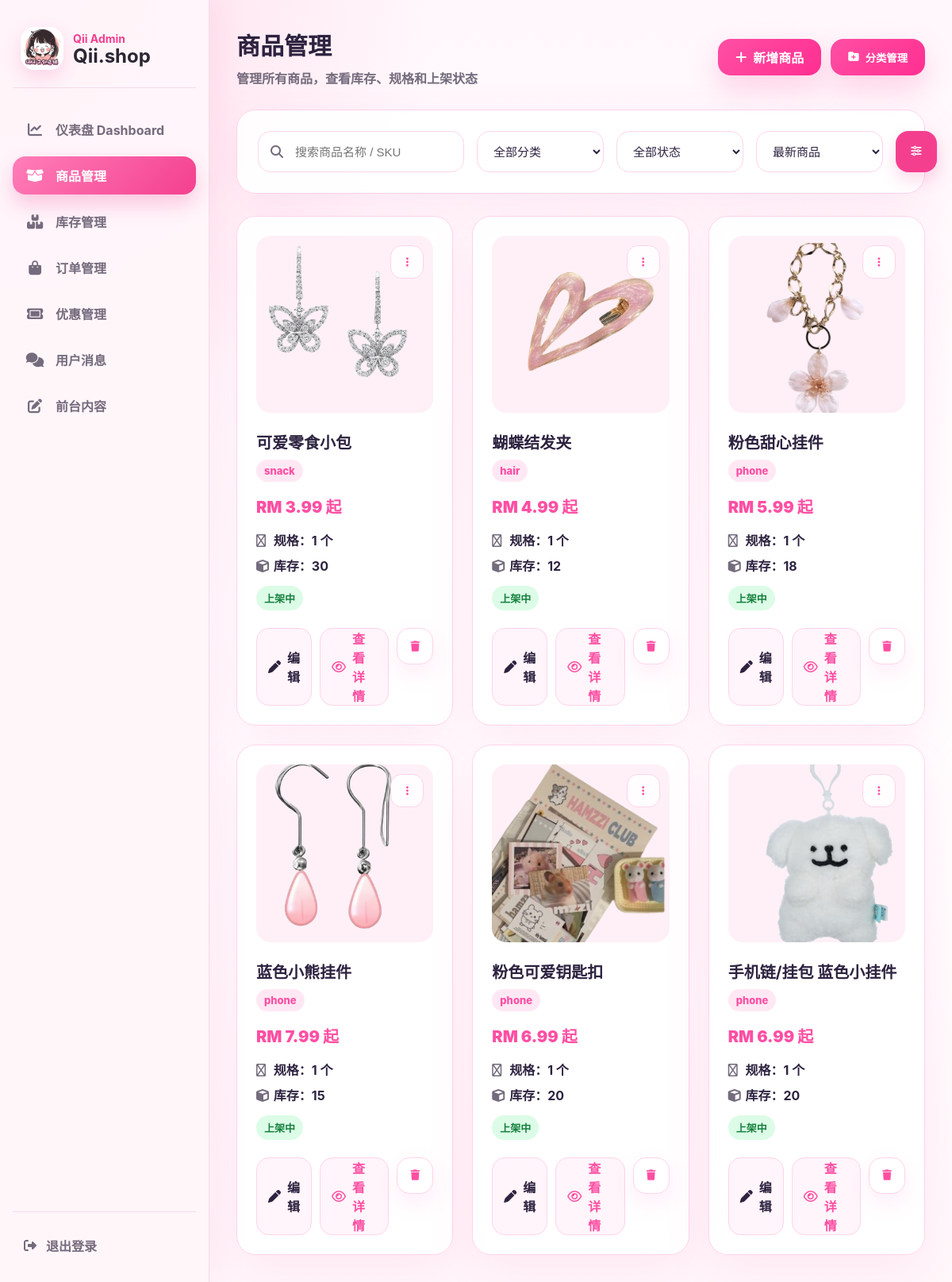
Screenshot of /a9sd8f7sd9f_admin/product.php (signed in) with the database file from the repository.
### tables this page shows
CREATE TABLE IF NOT EXISTS products (
  id INT AUTO_INCREMENT PRIMARY KEY,
  sku VARCHAR(100) NULL,
  name VARCHAR(255) NOT NULL,
  price DECIMAL(10,2) NOT NULL DEFAULT 0.00,
  stock INT NOT NULL DEFAULT 0,
  warning_level INT NOT NULL DEFAULT 5,
  category VARCHAR(80) NOT NULL DEFAULT 'phone',
  brand VARCHAR(120) NULL,
  status VARCHAR(30) NOT NULL DEFAULT 'active',
  image_url VARCHAR(255) NULL,
  has_variant TINYINT(1) NOT NULL DEFAULT 0,
  sort_order INT NOT NULL DEFAULT 0,
  created_at DATETIME NOT NULL DEFAULT CURRENT_TIMESTAMP,
  updated_at DATETIME NULL DEFAULT NULL ON UPDATE CURRENT_TIMESTAMP,
  KEY idx_products_category (category),
  UNIQUE KEY uq_products_sku (sku)
);

### app/categories.php (called while the page is built, shortened)
<?php
function qii_default_categories(): array
{
    return [
        'phone' => ['手机配件', '📱'],
        'hair' => ['发夹发饰', '🎀'],
        'snack' => ['零食', '🍬'],
        'creative' => ['文创', '💗'],
        'case' => ['手机壳', '📱'],
        'nail' => ['穿戴甲', '💅'],
        'scent' => ['香片', '🌸'],
        'doll' => ['娃娃', '🧸'],
        'stationery' => ['文具', '✏️'],
    ];
}
function qii_ensure_categories(PDO $pdo): void
{
    $pdo->exec("
        CREATE TABLE IF NOT EXISTS product_categories (
            id INT AUTO_INCREMENT PRIMARY KEY,
            category_key VARCHAR(80) NOT NULL UNIQUE,
            name VARCHAR(120) NOT NULL,
            emoji VARCHAR(20) NOT NULL DEFAULT '',
            sort_order INT NOT NULL DEFAULT 0,
            status VARCHAR(30) NOT NULL DEFAULT 'active',
            created_at DATETIME NOT NULL DEFAULT CURRENT_TIMESTAMP
        ) ENGINE=InnoDB DEFAULT CHARSET=utf8mb4 COLLATE=utf8mb4_unicode_ci
    ");
    $stmt = $pdo->prepare("INSERT IGNORE INTO product_categories (category_key, name, emoji, sort_order) VALUES (?, ?, ?, ?)");
    $order = 1;
    foreach (qii_default_categories() as $key => [$name, $emoji]) {
        $stmt->execute([$key, $name, $emoji, $order++]);
    }
    $restoreIcon = $pdo->prepare("
        UPDATE product_categories
        SET emoji = ?
        WHERE category_key = ? AND emoji = ''
    ");
    foreach (qii_default_categories() as $key => [$name, $emoji]) {
        $restoreIcon->execute([$emoji, $key]);
    }
}
function qii_categories(PDO $pdo, bool $activeOnly = true): array
{
    qii_ensure_categories($pdo);
    $sql = "SELECT * FROM product_categories" . ($activeOnly ? " WHERE status = 'active'" : "") . " ORDER BY sort_order, id";
    $rows = $pdo->query($sql)->fetchAll(PDO::FETCH_ASSOC);
    $result = [];
    return $result;
}

### a9sd8f7sd9f_admin/product.php (the view, shortened to what this page needs)
<?php
require_once __DIR__ . '/config.php';
require_once __DIR__ . '/../app/categories.php';
$categoryRows = qii_categories($pdo, false);
$categories = array_map(fn($row) => $row['name'], $categoryRows);
function product_img(?string $path): string {
    $path = trim((string)$path);
    return '../' . ltrim($path, '/');
}
$search = trim($_GET['search'] ?? '');
$sort = $_GET['sort'] ?? 'newest';
$params = [];
$orderSql = match ($sort) {
    'price_asc' => 'min_price ASC, p.id DESC',
    'price_desc' => 'min_price DESC, p.id DESC',
    'stock_asc' => 'total_stock ASC, p.id DESC',
    'stock_desc' => 'total_stock DESC, p.id DESC',
    default => 'p.id DESC',
};
$sql = "
    SELECT
        p.*,
        COUNT(v.id) AS variant_count,
        COALESCE(SUM(v.stock), p.stock) AS total_stock,
        COALESCE(MIN(v.price), p.price) AS min_price
    FROM products p
    LEFT JOIN product_groups g ON g.product_id = p.id
    LEFT JOIN product_variants v ON v.group_id = g.id
";
$sql .= " GROUP BY p.id ORDER BY {$orderSql}";
$stmt = $pdo->prepare($sql);
$stmt->execute($params);
$products = $stmt->fetchAll(PDO::FETCH_ASSOC);
?>
<!DOCTYPE html>
<html lang="zh-CN">
<head>
    <link rel="stylesheet" href="https://cdnjs.cloudflare.com/ajax/libs/font-awesome/6.5.0/css/all.min.css">
    <link rel="stylesheet" href="css/product_admin.css?v=20260605">
</head>
<body>
<?php include 'includes/admin_header.php'; ?>
<main class="main product-admin-page">
    <header class="product-topbar">
        <div>
            <h1>商品管理</h1>
            <p>管理所有商品，查看库存、规格和上架状态</p>
        </div>
        <div class="product-topbar-actions">
            <a href="product_editor.php" class="primary-action">
                <i class="fa-solid fa-plus"></i>
                新增商品
            </a>
            <button type="button" class="primary-action category-action" onclick="document.getElementById('categoryManager').showModal()">
                <i class="fa-solid fa-folder-plus"></i>
                分类管理
            </button>
        </div>
    </header>
    <form class="product-filters glass-card" method="get">
        <label class="search-field">
            <i class="fa-solid fa-magnifying-glass"></i>
            <input
                type="search"
                name="search"
                value="<?= htmlspecialchars($search) ?>"
                placeholder="搜索商品名称 / SKU"
            >
        </label>
        <select name="cat">
            <option value="">全部分类</option>
        </select>
        <select name="status">
            <option value="">全部状态</option>
        </select>
        <select name="sort">
            <option value="newest" <?= $sort === 'newest' ? 'selected' : '' ?>>最新商品</option>
        </select>
        <button class="filter-button" type="submit" title="筛选">
            <i class="fa-solid fa-sliders"></i>
        </button>
    </form>
    <section class="product-grid" aria-label="商品列表">
        <?php foreach ($products as $p): ?>
            <?php
                $variantCount = (int)($p['variant_count'] ?? 0);
                $totalStock = (int)($p['total_stock'] ?? 0);
                $minPrice = (float)($p['min_price'] ?? 0);
                $isActive = ($p['status'] ?? 'active') === 'active';
                $productName = $p['name'] ?? '';
                $productCategory = $p['category'] ?? '';
            ?>
            <article class="product-card glass-card">
                <div class="product-image-wrap">
                    <img
                        src="<?= htmlspecialchars(product_img($p['image_url'] ?? '')) ?>"
                        alt="<?= htmlspecialchars($productName) ?>"
                    >
                    <button class="more-button" type="button" aria-label="更多">
                        <i class="fa-solid fa-ellipsis-vertical"></i>
                    </button>
                </div>
                <div class="product-card-body">
                    <h2><?= htmlspecialchars($productName) ?></h2>
                    <span class="category-badge">
                        <?= htmlspecialchars($categories[$productCategory] ?? $productCategory) ?>
                    </span>
                    <p class="product-price">
                        RM <?= number_format($minPrice, 2) ?> 起
                    </p>
                    <div class="product-meta">
                        <span>
                            <i class="fa-regular fa-tags"></i>
                            规格：<?= $variantCount ?: 1 ?> 个
                        </span>
                        <span>
                            <i class="fa-solid fa-cube"></i>
                            库存：<?= $totalStock ?>
                        </span>
                    </div>
                    <span class="status-badge <?= $isActive ? 'active' : 'inactive' ?>">
                        <?= $isActive ? '上架中' : '已下架' ?>
                    </span>
                </div>
                <footer class="product-actions">
                    <a href="product_editor.php?id=<?= (int)$p['id'] ?>" class="soft-button">
                        <i class="fa-solid fa-pen"></i>
                        编辑
                    </a>
                    <a href="product_editor.php?id=<?= (int)$p['id'] ?>" class="soft-button detail">
                        <i class="fa-regular fa-eye"></i>
                        查看详情
                    </a>
                    <form method="post" onsubmit="return confirm('确定删除这个商品吗？');">
                        <button type="submit" class="icon-button danger" title="删除">
                            <i class="fa-solid fa-trash"></i>
                        </button>
                    </form>
                </footer>
            </article>
        <?php endforeach; ?>
    </section>
</main>
</body>
</html>

### a9sd8f7sd9f_admin/css/product_admin.css (style rules this page uses)
:root { --primary: #ff4fa3; --primary2: #ff77c1; --bg: #fff7fb; --card: rgba(255,255,255,.88); --border: #ffd4e8; --text: #2d2340; --muted: #8f88a3; }
.product-admin-page, .product-editor-page { color: var(--text); }
.glass-card, .editor-card, .preview-card, .tip-card { background: var(--card); border: 1px solid var(--border); border-radius: 24px; box-shadow: 0 20px 60px rgba(255, 79, 163, .10); backdrop-filter: blur(18px); }
.product-topbar, .editor-topbar { display: grid; grid-template-columns: 1fr auto auto; gap: 16px; align-items: center; margin-bottom: 28px; }
.product-topbar h1, .editor-topbar h1 { margin: 0; font-size: 30px; }
.product-topbar p, .editor-topbar p { margin: 8px 0 0; color: var(--muted); font-weight: 700; }
.mobile-drawer-btn, .back-link, .notify-btn, .primary-action, .filter-button, .soft-button, .icon-button, .outline-action, .save-action, .draft-action, .cancel-action { min-height: 46px; border-radius: 16px; text-decoration: none; display: inline-flex; align-items: center; justify-content: center; gap: 8px; font-weight: 800; }
.notify-btn, .back-link, .icon-button { width: 46px; background: #fff; color: var(--primary); border: 1px solid var(--border); box-shadow: 0 12px 28px rgba(255, 79, 163, .10); position: relative; }
.primary-action, .save-action { padding: 0 22px; background: linear-gradient(135deg, var(--primary), #ff2f91); color: #fff; box-shadow: 0 16px 36px rgba(255, 79, 163, .24); }
.product-filters { display: grid; grid-template-columns: minmax(260px, 1.5fr) repeat(3, minmax(160px, 1fr)) auto; gap: 16px; padding: 26px; margin-bottom: 28px; }
.search-field { position: relative; }
.search-field i { position: absolute; left: 16px; top: 50%; transform: translateY(-50%); color: var(--muted); }
.product-filters input, .product-filters select, .field input, .field select, .variant-row input { width: 100%; min-height: 52px; padding: 0 16px; border: 1px solid var(--border); border-radius: 16px; background: rgba(255,255,255,.82); color: var(--text); font-size: 15px; outline: none; }
.search-field input { padding-left: 46px; }
.filter-button { width: 52px; }
.product-grid { display: grid; grid-template-columns: repeat(4, minmax(0, 1fr)); gap: 24px; }
.product-card { padding: 24px; transition: transform .22s ease, box-shadow .22s ease; }
.product-image-wrap { position: relative; }
.product-image-wrap img { width: 100%; aspect-ratio: 1 / 1; object-fit: cover; border-radius: 18px; background: #fff0f7; }
.more-button { position: absolute; top: 12px; right: 12px; width: 42px; height: 42px; background: rgba(255,255,255,.9); color: var(--primary); border: 1px solid var(--border); box-shadow: none; }
.product-card h2 { margin: 18px 0 8px; font-size: 20px; }
.category-badge, .status-badge, .shop-preview-body span { display: inline-flex; width: fit-content; padding: 6px 10px; border-radius: 999px; background: #ffe8f4; color: var(--primary); font-weight: 800; font-size: 13px; }
.product-price { margin: 16px 0; color: var(--primary); font-size: 20px; font-weight: 900; }
.product-meta { display: grid; gap: 8px; color: var(--text); font-weight: 700; }
.product-meta i { color: var(--muted); width: 18px; }
.status-badge { margin-top: 14px; background: #dcfce7; color: #15803d; }
.product-actions { display: grid; grid-template-columns: 1fr 1.25fr auto; gap: 10px; margin-top: 22px; }
.soft-button { padding: 0 14px; background: #fff5fa; color: var(--text); border: 1px solid var(--border); }
.soft-button.detail { color: var(--primary); }
@media (max-width: 1280px) { .product-grid { grid-template-columns: repeat(3, minmax(0, 1fr)); } }

### a9sd8f7sd9f_admin/product.php (style rules this page uses)
.product-topbar { grid-template-columns: 1fr auto; }
.product-topbar-actions { display: flex; align-items: center; gap: 12px; }
.category-action { border: 0; cursor: pointer; }

### rows the page displays
products: image_url (picture), name "可爱零食小包", category "snack", minPrice "3.99", variantCount "1", totalStock "30", status "上架中"
products: image_url (picture), name "蝴蝶结发夹", category "hair", minPrice "4.99", variantCount "1", totalStock "12", status "上架中"
products: image_url (picture), name "粉色甜心挂件", category "phone", minPrice "5.99", variantCount "1", totalStock "18", status "上架中"
products: image_url (picture), name "蓝色小熊挂件", category "phone", minPrice "7.99", variantCount "1", totalStock "15", status "上架中"
products: image_url (picture), name "粉色可爱钥匙扣", category "phone", minPrice "6.99", variantCount "1", totalStock "20", status "上架中"
products: image_url (picture), name "手机链/挂包 蓝色小挂件", category "phone", minPrice "6.99", variantCount "1", totalStock "20", status "上架中"

### other values shown
$item['label'] "仪表盘 Dashboard"
$item['label'] "商品管理"
$item['label'] "库存管理"
$item['label'] "订单管理"
$item['label'] "优惠管理"
$item['label'] "用户消息"
